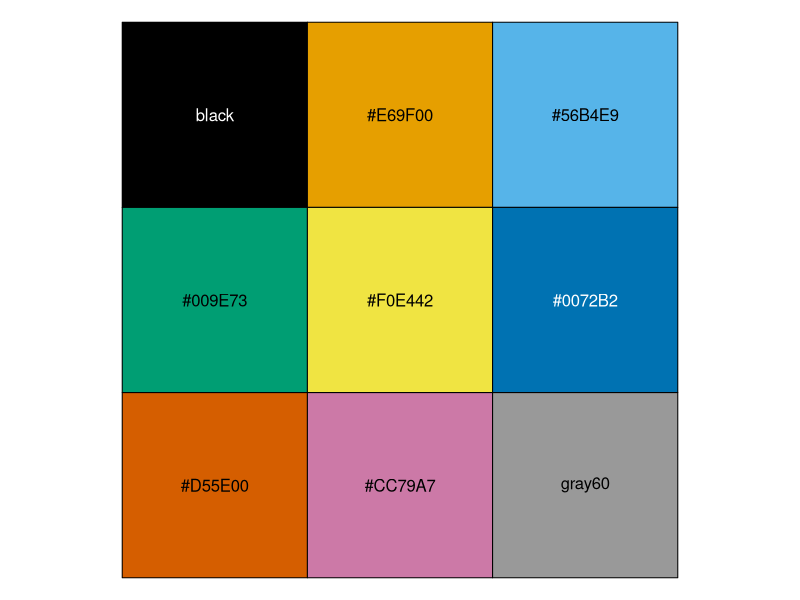
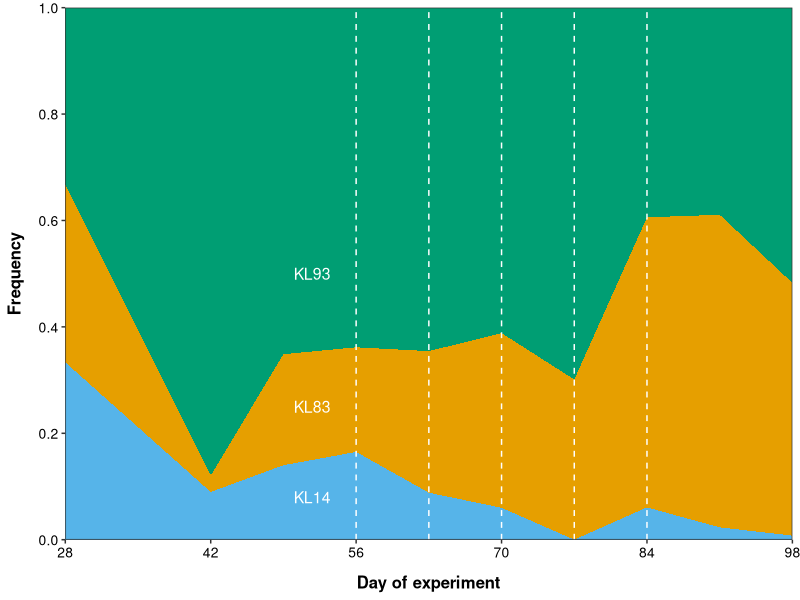
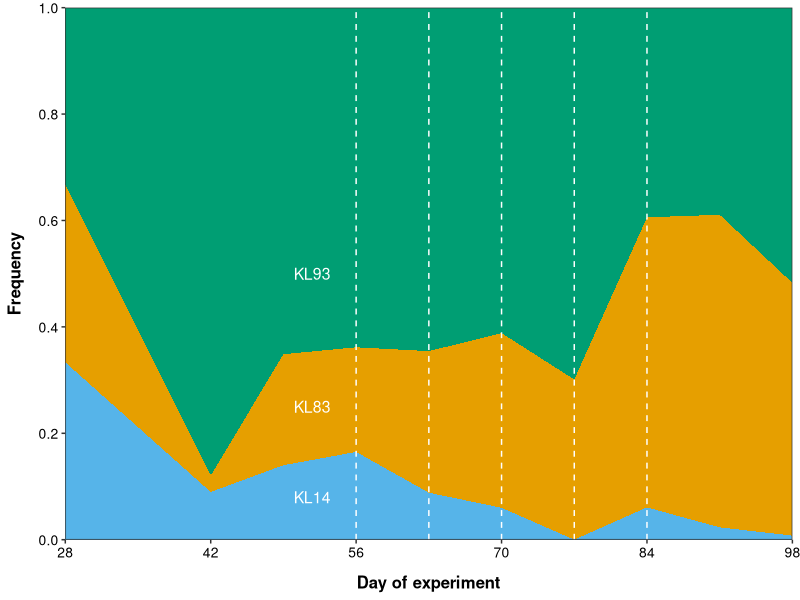

Write R code to recreate these figures, in order.
############################################################
##                                                        ##
##  Essential dietary fatty acids affect intraspecific    ## 
##  competition in herbivorous zooplankton                ## 
##                                                        ##
##  Authors of the study:                                 ##
##  Maja Ilic, Sina Brehm, Maria Stockenreiter,           ##
##  Eric von Elert, Patrick Fink                          ##
##                                                        ##
##  Corresponding author & author of the scripts:         ##
##  Maja Ilic                                             ##
##  maja.ilic.bio@gmail.com                               ##
##                                                        ##
##  Data and scripts can be found here:                   ##
##  github.com/Maja-Ilic-AquaEco/Competition_in_Daphnia   ##
##                                                        ##
##  Script 3:                                             ##
##  Daphnia genotype frequencies                          ##
##                                                        ##
##  This script contains the code used to produce Fig. 5  ##
##                                                        ##
############################################################

#============================#
## Packages ----

library(ggplot2)
library(dplyr)
library(tidyr)
library(readxl)
library(scales)

#============================#
## Set working directory ----

setwd("~/My Documents/Paper Mesocosm experiment with D. longi/Third submission/Data GitHub")

path.figures <- "~/My Documents/Paper Mesocosm experiment with D. longi/Third submission/Figures"

#============================#
## Import data ----

df <- read_excel("Data_4_Daphnia_genotype_frequences_entire_duration.xlsx", sheet = "Data", 
                 col_types = c(rep("numeric",2),"text", rep("numeric",5)))

head(df)
str(df)

## Column names, units and explanation:
# Day	                day	  Day of the experiment
# Mesocosm		              ID of the mesocosm (1-15)
# Inoculum	          µl	  Volume of the natural phytoplankton community from lake Klostersee used for the initial inoculation of the experimental phytoplankton communities
# KL14		                  Frequency of the genotype KL14 (0-1)
# KL83		                  Frequency of the genotype KL83 (0-1)
# KL93		                  Frequency of the genotype KL93 (0-1)
# H_Daphnia		              Shannon-Diversity based on Daphnia genotype frequencies
# spec_rich_Daphnia		      Species richness (number of Daphnia genotypes present in the community)

#============================#
## Summary statistics ----

# First, transform the data set from wide to long format, 
# so that genotype frequencies are in one single columns

df.long <- df %>% gather(key = "Clone", value = "Frequency",
                         c(KL14,KL83,KL93))

# Calculate mean and standard deviation for the genotype frequencies per day
# See also Supplementary Information, Tab. S8

df.summary <- df.long %>% 
  group_by(Day,Clone) %>% 
  summarize(Mean = mean(Frequency,na.rm = T),
            SD = sd(Frequency,na.rm = T))

df.summary$Clone <- factor(df.summary$Clone, levels = c("KL93", "KL83", "KL14"))

#============================#
## Plot ----

# Define color-vision-deficiency friendly colors

palette("okabe-ito")
cvd.cols <- palette("okabe-ito")
show_col(cvd.cols)

gen.cols <- cvd.cols[c(4,2,3)]

# Note: The plot is showing mean frequency (0-1) of each genotype per day
# (average of all 15 mesocosms). White dashed lines represent days on which 
# Daphnia individuals were removed to avoid crowding. Note that the genotype 
# frequencies were not accessed on day 35 (one week upon Daphnia introduction). 

ggplot(df.summary ,aes(x = Day, y = Mean, fill = Clone)) +
  geom_area() + 
  theme_bw() + 
  theme(panel.grid = element_blank(),
        axis.title.x = element_text(size = 12, face = "bold",
                                    margin = margin(10,0,0,0)),
        axis.title.y = element_text(size = 12, face = "bold",
                                    margin = margin(0,10,0,0)),
        axis.text = element_text(size = 10, color = "black"),
        legend.position = "none") +
  scale_fill_manual(values = gen.cols) +
  labs(x = "Day of experiment", y = "Frequency") +
  scale_x_continuous(limits = c(28,98),breaks = c(28,42,56,70,84,98), exp = c(0,0)) +
  scale_y_continuous(limits = c(0,1.0001), breaks = c(0,0.2,0.4,0.6,0.8,1), exp = c(0,0)) +
  annotate("text", x = 50, y = 0.5, label = "KL93", hjust = 0,
           color = "white", size = 4) +
  annotate("text", x = 50, y = 0.25, label = "KL83", hjust = 0,
           color = "white", size = 4) +
  annotate("text", x = 50, y = 0.08, label = "KL14", hjust = 0,
           color = "white", size = 4) +
  geom_vline(aes(xintercept = 56), color = "white", linetype = "dashed") +
  geom_vline(aes(xintercept = 63), color = "white", linetype = "dashed") +
  geom_vline(aes(xintercept = 70), color = "white", linetype = "dashed") +
  geom_vline(aes(xintercept = 77), color = "white", linetype = "dashed") +
  geom_vline(aes(xintercept = 84), color = "white", linetype = "dashed")

ggsave(paste0(path.figures,"/For manuscript - Figure 5.png"), 
              width = 15, height = 10, units = "cm")
